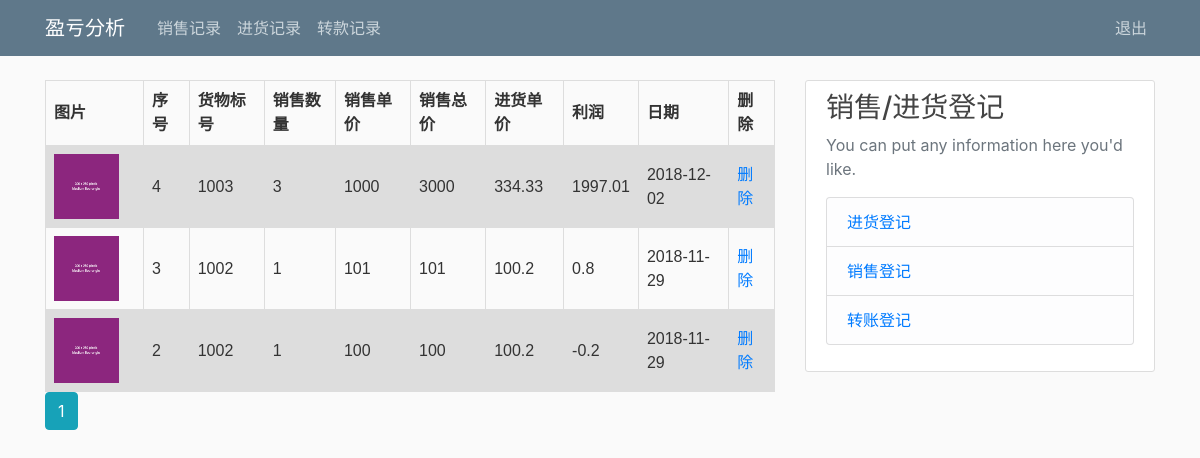
Screenshot of /sale_display (signed in) with the database file from the repository.
### flask_package/models.py (models this page shows, shortened)
class Sales(db.Model):
    id = db.Column(db.Integer, primary_key=True)
    item_id = db.Column(db.Integer, db.ForeignKey('inventory.item_id'), nullable=False)
    how_many = db.Column(db.Integer)
    u_price = db.Column(db.Integer)
    t_price = db.Column(db.Integer)
    profit = db.Column(db.Integer)
    date = db.Column(db.DateTime, nullable=False, default=datetime.date)

class Inventory(db.Model):
    id = db.Column(db.Integer, primary_key=True)
    item_id = db.Column(db.Integer, nullable=False)
    how_many = db.Column(db.Integer)
    u_price = db.Column(db.Integer)
    t_price = db.Column(db.Integer)
    remaining = db.Column(db.Integer)
    revenue = db.Column(db.Integer)
    image = db.Column(db.String(20), default='default.jpg')
    date = db.Column(db.DateTime, nullable=False, default=datetime.date)
    sales = db.relationship('Sales', backref='stock', lazy=True)

### flask_package/routes.py (the view)
@app.route("/sale_display")
@login_required
def sale_display():
    page = request.args.get('page', 1, type=int)
    sale_record = Sales.query.order_by(Sales.id.desc()).paginate(page=page, per_page=25)
    return render_template('sale_display.html', title='西臣-销售记录', sales=sale_record)

### flask_package/models.py (called while the page is built)
@login_manager.user_loader
def load_user(user_id):
    return User.query.get(int(user_id))

### flask_package/routes.py (called while the page is built)
@app.before_request
def make_session_permanent():
    session.permanent = True
    app.permanent_session_lifetime = timedelta(minutes=40)

### flask_package/templates/sale_display.html (shortened to what this page needs)
{% extends "layout.html" %}
{% block content %}
<table style="width:100%">
      <tr>
        <th>图片</th>
        <th>序号</th>
        <th>货物标号</th>
        <th>销售数量</th>
        <th>销售单价</th>
        <th>销售总价</th>
        <th>进货单价</th>
        <th>利润</th>
        <th>日期</th>
        <th>删除</th>
      </tr>
    {% for sale in sales.items %}
          <tr>
            <td><img class="article-img" src="{{ url_for('static', filename='profile_pics/' + sale.stock.image) }}"></td>
            <td>{{sale.id}}</td>
            <td>{{sale.item_id}}</td>
            <td>{{sale.how_many}}</td>
            <td>{{sale.u_price}}</td>
            <td>{{sale.t_price}}</td>
            <td>{{sale.stock.u_price}}</td>
            <td>{{sale.profit}}</td>
            <td>{{sale.date.strftime('%Y-%m-%d')}}</td>
            <td><a href="{{ url_for('delete_sale', sale_id=sale.id) }}">删除</a></td>
          </tr>
    {% endfor %}
    </table>
    {% for page_num in sales.iter_pages(left_edge=1, right_edge=1, left_current=1, right_current=2) %}
      {% if page_num %}
        {% if sales.page == page_num %}
          <a class="btn btn-info mb-4" href="{{ url_for('sale_display', page=page_num) }}">{{ page_num }}</a>
        {% else %}
          <a class="btn btn-outline-info mb-4" href="{{ url_for('sale_display', page=page_num) }}">{{ page_num }}</a>
        {% endif %}
      {% else %}
        ...
      {% endif %}
    {% endfor %}
{% endblock content %}

### flask_package/templates/layout.html (shortened to what this page needs)
<!DOCTYPE html>
<html>
<head>
    <link rel="stylesheet" href="https://maxcdn.bootstrapcdn.com/bootstrap/4.0.0/css/bootstrap.min.css">
    <link rel="stylesheet" type="text/css" href="{{ url_for('static', filename='main.css') }}">
</head>
<body>
    <header class="site-header">
      <nav class="navbar navbar-expand-md navbar-dark bg-steel fixed-top">
        <div class="container">
          <a class="navbar-brand mr-4" href="{{ url_for('data_analysis') }}">盈亏分析</a>
          <div class="collapse navbar-collapse" id="navbarToggle">
            <div class="navbar-nav mr-auto">
              <a class="nav-item nav-link" href="{{ url_for('sale_display') }}">销售记录</a>
              <a class="nav-item nav-link" href="{{ url_for('inventory_display') }}">进货记录</a>
              <a class="nav-item nav-link" href="{{ url_for('transaction_display') }}">转款记录</a>
            </div>
            <div class="navbar-nav">
              {% if current_user.is_authenticated %}
                 <a class="nav-item nav-link" href="/logout">退出</a>
              {% else %}
                  <a class="nav-item nav-link" href="/login">Login</a>
                  <a class="nav-item nav-link" href="/register">Register</a>
              {% endif %}
            </div>
          </div>
        </div>
      </nav>
    </header>
    <main role="main" class="container">
      <div class="row">
        <div class="col-md-8">
          {% block content %}{% endblock %}
        </div>
        <div class="col-md-4">
          <div class="content-section">
            <h3>销售/进货登记</h3>
            <p class='text-muted'>You can put any information here you'd like.
              <ul class="list-group">
                <li class="list-group-item list-group-item-light"><a href="{{ url_for('inventory') }}">进货登记</a></li>
                <li class="list-group-item list-group-item-light"><a href="{{ url_for('sales') }}">销售登记</a></li>
                <li class="list-group-item list-group-item-light"><a href="{{ url_for('transactions') }}">转账登记</a></li>
              </ul>
            </p>
          </div>
        </div>
      </div>
    </main>
</body>
</html>

### flask_package/static/main.css (style rules this page uses)
body { background: #fafafa; color: #333333; margin-top: 5rem; }
h1, h2, h3, h4, h5, h6 { color: #444444; }
.bg-steel { background-color: #5f788a; }
.site-header .navbar-nav .nav-link { color: #cbd5db; }
.content-section { background: #ffffff; padding: 10px 20px; border: 1px solid #dddddd; border-radius: 3px; margin-bottom: 20px; }
.article-img { height: 65px; width: 65px; margin-right: 16px; }

### flask_package/templates/sale_display.html (style rules this page uses)
table { font-family: arial, sans-serif; border-collapse: collapse; width: 100%; }
td, th { border: 1px solid #dddddd; text-align: left; padding: 8px; }
tr:nth-child(even) { background-color: #dddddd; }

### rows the page displays
Sales: image (placeholder picture), id "4", item_id "1003", how_many "3", u_price "1000", t_price "3000", stock.u_price "334.33", profit "1997.01", date "2018-12-02"
Sales: image (placeholder picture), id "3", item_id "1002", how_many "1", u_price "101", t_price "101", stock.u_price "100.2", profit "0.8", date "2018-11-29"
Sales: image (placeholder picture), id "2", item_id "1002", how_many "1", u_price "100", t_price "100", stock.u_price "100.2", profit "-0.2", date "2018-11-29"

### other values shown
{{ page_num }} "1"
